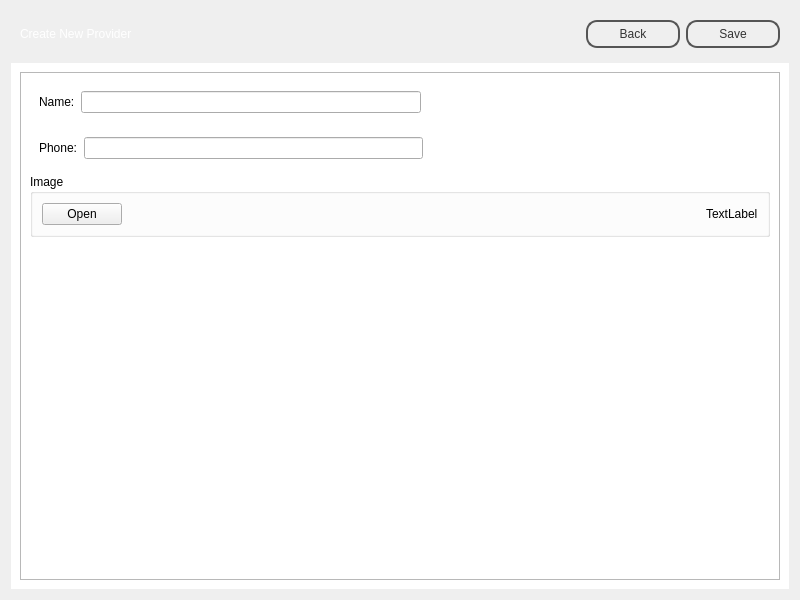
<?xml version="1.0" encoding="UTF-8"?>
<ui version="4.0">
 <class>AdminNewProvider</class>
 <widget class="QWidget" name="AdminNewProvider">
  <property name="geometry">
   <rect>
    <x>0</x>
    <y>0</y>
    <width>800</width>
    <height>600</height>
   </rect>
  </property>
  <property name="windowTitle">
   <string>Form</string>
  </property>
  <property name="styleSheet">
   <string notr="true">#topFrame {
border: none;
background: qlineargradient(x1: 0, y1: 0, x2: 0, y2: 1,
stop: 0 #a6a6a6, stop: 0.08 #7f7f7f,
stop: 0.39999 #717171, stop: 0.4 #626262,
stop: 0.9 #4c4c4c, stop: 1 #333333);
}

#bottomFrame {
border: none;
background: white;
}

#topFrame QLabel {
color: #fff;
}

#topFrame QPushButton {
color: #333;
border: 2px solid #555;
border-radius: 11px;
padding: 5px;
background: qradialgradient(cx: 0.3, cy: -0.4,
fx: 0.3, fy: -0.4,
radius: 1.35, stop: 0 #fff, stop: 1 #888);
min-width: 80px;
}

#topFrame QPushButton:hover {
background: qradialgradient(cx: 0.3, cy: -0.4,
fx: 0.3, fy: -0.4,
radius: 1.35, stop: 0 #fff, stop: 1 #bbb);
}

#topFrame QPushButton:pressed {
background: qradialgradient(cx: 0.4, cy: -0.1,
fx: 0.4, fy: -0.1,
radius: 1.35, stop: 0 #fff, stop: 1 #ddd);
}
</string>
  </property>
  <layout class="QVBoxLayout" name="verticalLayout">
   <item>
    <widget class="QFrame" name="topFrame">
     <property name="sizePolicy">
      <sizepolicy hsizetype="Preferred" vsizetype="Fixed">
       <horstretch>0</horstretch>
       <verstretch>0</verstretch>
      </sizepolicy>
     </property>
     <property name="frameShape">
      <enum>QFrame::StyledPanel</enum>
     </property>
     <property name="frameShadow">
      <enum>QFrame::Raised</enum>
     </property>
     <layout class="QHBoxLayout" name="horizontalLayout">
      <item>
       <widget class="QLabel" name="titleLabel">
        <property name="text">
         <string>Create New Provider</string>
        </property>
       </widget>
      </item>
      <item>
       <spacer name="horizontalSpacer">
        <property name="orientation">
         <enum>Qt::Horizontal</enum>
        </property>
        <property name="sizeHint" stdset="0">
         <size>
          <width>548</width>
          <height>20</height>
         </size>
        </property>
       </spacer>
      </item>
      <item>
       <widget class="QPushButton" name="backPushButton">
        <property name="text">
         <string>Back</string>
        </property>
       </widget>
      </item>
      <item>
       <widget class="QPushButton" name="savePushButton">
        <property name="text">
         <string>Save</string>
        </property>
       </widget>
      </item>
     </layout>
    </widget>
   </item>
   <item>
    <widget class="QFrame" name="bottomFrame">
     <property name="frameShape">
      <enum>QFrame::StyledPanel</enum>
     </property>
     <property name="frameShadow">
      <enum>QFrame::Raised</enum>
     </property>
     <layout class="QHBoxLayout" name="horizontalLayout_2">
      <item>
       <widget class="QFrame" name="providerDataFrame">
        <property name="frameShape">
         <enum>QFrame::StyledPanel</enum>
        </property>
        <property name="frameShadow">
         <enum>QFrame::Raised</enum>
        </property>
        <layout class="QVBoxLayout" name="verticalLayout_2">
         <item>
          <widget class="QWidget" name="nameFormWidget" native="true">
           <layout class="QHBoxLayout" name="horizontalLayout_3">
            <item>
             <widget class="QLabel" name="nameLabel">
              <property name="text">
               <string>Name:</string>
              </property>
             </widget>
            </item>
            <item>
             <widget class="QLineEdit" name="nameLineEdit"/>
            </item>
            <item>
             <spacer name="horizontalSpacer_2">
              <property name="orientation">
               <enum>Qt::Horizontal</enum>
              </property>
              <property name="sizeHint" stdset="0">
               <size>
                <width>332</width>
                <height>20</height>
               </size>
              </property>
             </spacer>
            </item>
           </layout>
          </widget>
         </item>
         <item>
          <widget class="QWidget" name="phoneFormWidget" native="true">
           <layout class="QHBoxLayout" name="horizontalLayout_4">
            <item>
             <widget class="QLabel" name="phoneLabel">
              <property name="text">
               <string>Phone:</string>
              </property>
             </widget>
            </item>
            <item>
             <widget class="QLineEdit" name="phoneLineEdit"/>
            </item>
            <item>
             <spacer name="horizontalSpacer_3">
              <property name="orientation">
               <enum>Qt::Horizontal</enum>
              </property>
              <property name="sizeHint" stdset="0">
               <size>
                <width>330</width>
                <height>20</height>
               </size>
              </property>
             </spacer>
            </item>
           </layout>
          </widget>
         </item>
         <item>
          <widget class="QGroupBox" name="imageFormGroupBox">
           <property name="title">
            <string>Image</string>
           </property>
           <layout class="QHBoxLayout" name="horizontalLayout_5">
            <item>
             <widget class="QPushButton" name="imagePushButton">
              <property name="text">
               <string>Open</string>
              </property>
             </widget>
            </item>
            <item>
             <spacer name="horizontalSpacer_4">
              <property name="orientation">
               <enum>Qt::Horizontal</enum>
              </property>
              <property name="sizeHint" stdset="0">
               <size>
                <width>40</width>
                <height>20</height>
               </size>
              </property>
             </spacer>
            </item>
            <item>
             <widget class="QLabel" name="imageLabel">
              <property name="text">
               <string>TextLabel</string>
              </property>
             </widget>
            </item>
           </layout>
          </widget>
         </item>
         <item>
          <spacer name="verticalSpacer">
           <property name="orientation">
            <enum>Qt::Vertical</enum>
           </property>
           <property name="sizeHint" stdset="0">
            <size>
             <width>20</width>
             <height>315</height>
            </size>
           </property>
          </spacer>
         </item>
        </layout>
       </widget>
      </item>
     </layout>
    </widget>
   </item>
  </layout>
 </widget>
 <resources/>
 <connections/>
</ui>
